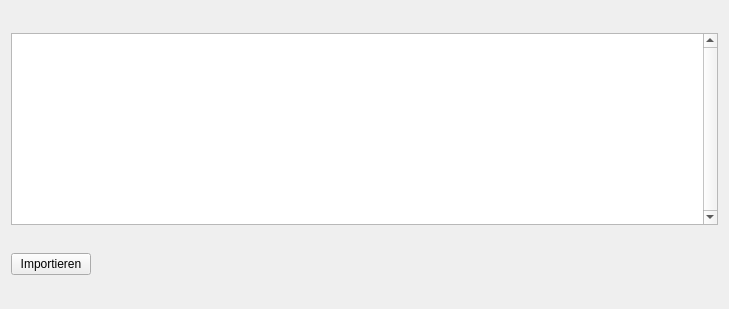
<?xml version="1.0" encoding="UTF-8"?>
<ui version="4.0">
 <class>apisMonoplotImportDialog</class>
 <widget class="QDialog" name="apisMonoplotImportDialog">
  <property name="windowModality">
   <enum>Qt::ApplicationModal</enum>
  </property>
  <property name="geometry">
   <rect>
    <x>0</x>
    <y>0</y>
    <width>729</width>
    <height>309</height>
   </rect>
  </property>
  <property name="windowTitle">
   <string>APIS MONOPLOT Import</string>
  </property>
  <property name="windowIcon">
   <iconset resource="resource.qrc">
    <normaloff>:/plugins/APIS/icons/apis.png</normaloff>:/plugins/APIS/icons/apis.png</iconset>
  </property>
  <property name="modal">
   <bool>true</bool>
  </property>
  <layout class="QVBoxLayout" name="verticalLayout">
   <item>
    <widget class="QPlainTextEdit" name="uiReportPTxt">
     <property name="sizePolicy">
      <sizepolicy hsizetype="Expanding" vsizetype="Maximum">
       <horstretch>0</horstretch>
       <verstretch>0</verstretch>
      </sizepolicy>
     </property>
     <property name="verticalScrollBarPolicy">
      <enum>Qt::ScrollBarAlwaysOn</enum>
     </property>
     <property name="horizontalScrollBarPolicy">
      <enum>Qt::ScrollBarAsNeeded</enum>
     </property>
     <property name="readOnly">
      <bool>true</bool>
     </property>
     <property name="plainText">
      <string/>
     </property>
    </widget>
   </item>
   <item>
    <widget class="QPushButton" name="uiImportBtn">
     <property name="sizePolicy">
      <sizepolicy hsizetype="Maximum" vsizetype="Fixed">
       <horstretch>0</horstretch>
       <verstretch>0</verstretch>
      </sizepolicy>
     </property>
     <property name="text">
      <string>Importieren</string>
     </property>
     <property name="icon">
      <iconset resource="resource.qrc">
       <normaloff>:/plugins/APIS/icons/monoplot.png</normaloff>:/plugins/APIS/icons/monoplot.png</iconset>
     </property>
     <property name="iconSize">
      <size>
       <width>24</width>
       <height>24</height>
      </size>
     </property>
     <property name="autoDefault">
      <bool>false</bool>
     </property>
    </widget>
   </item>
  </layout>
 </widget>
 <resources>
  <include location="resource.qrc"/>
 </resources>
 <connections/>
</ui>
